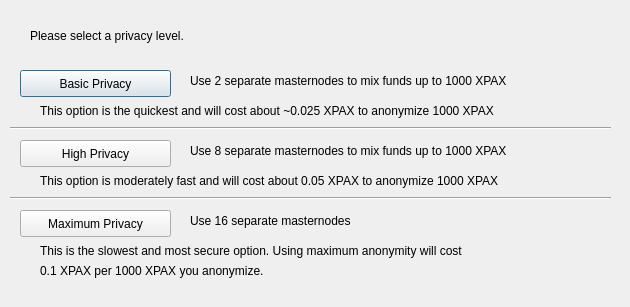
<?xml version="1.0" encoding="UTF-8"?>
<ui version="4.0">
 <class>DarksendConfig</class>
 <widget class="QDialog" name="DarksendConfig">
  <property name="geometry">
   <rect>
    <x>0</x>
    <y>0</y>
    <width>630</width>
    <height>307</height>
   </rect>
  </property>
  <property name="windowTitle">
   <string>Configure Darksend</string>
  </property>
  <widget class="QPushButton" name="buttonBasic">
   <property name="geometry">
    <rect>
     <x>20</x>
     <y>70</y>
     <width>151</width>
     <height>27</height>
    </rect>
   </property>
   <property name="text">
    <string>Basic Privacy</string>
   </property>
  </widget>
  <widget class="QPushButton" name="buttonHigh">
   <property name="geometry">
    <rect>
     <x>20</x>
     <y>140</y>
     <width>151</width>
     <height>27</height>
    </rect>
   </property>
   <property name="text">
    <string>High Privacy</string>
   </property>
  </widget>
  <widget class="QPushButton" name="buttonMax">
   <property name="geometry">
    <rect>
     <x>20</x>
     <y>210</y>
     <width>151</width>
     <height>27</height>
    </rect>
   </property>
   <property name="text">
    <string>Maximum Privacy</string>
   </property>
  </widget>
  <widget class="QLabel" name="label">
   <property name="geometry">
    <rect>
     <x>30</x>
     <y>20</y>
     <width>571</width>
     <height>31</height>
    </rect>
   </property>
   <property name="text">
    <string>Please select a privacy level.</string>
   </property>
  </widget>
  <widget class="QLabel" name="label_2">
   <property name="geometry">
    <rect>
     <x>190</x>
     <y>70</y>
     <width>421</width>
     <height>21</height>
    </rect>
   </property>
   <property name="text">
    <string>Use 2 separate masternodes to mix funds up to 1000 XPAX</string>
   </property>
  </widget>
  <widget class="QLabel" name="label_3">
   <property name="geometry">
    <rect>
     <x>190</x>
     <y>140</y>
     <width>411</width>
     <height>21</height>
    </rect>
   </property>
   <property name="text">
    <string>Use 8 separate masternodes to mix funds up to 1000 XPAX</string>
   </property>
  </widget>
  <widget class="QLabel" name="label_4">
   <property name="geometry">
    <rect>
     <x>190</x>
     <y>210</y>
     <width>421</width>
     <height>21</height>
    </rect>
   </property>
   <property name="text">
    <string>Use 16 separate masternodes</string>
   </property>
  </widget>
  <widget class="QLabel" name="label_6">
   <property name="geometry">
    <rect>
     <x>40</x>
     <y>100</y>
     <width>561</width>
     <height>21</height>
    </rect>
   </property>
   <property name="text">
    <string>This option is the quickest and will cost about ~0.025 XPAX to anonymize 1000 XPAX</string>
   </property>
  </widget>
  <widget class="QLabel" name="label_7">
   <property name="geometry">
    <rect>
     <x>40</x>
     <y>170</y>
     <width>561</width>
     <height>21</height>
    </rect>
   </property>
   <property name="text">
    <string>This option is moderately fast and will cost about 0.05 XPAX to anonymize 1000 XPAX</string>
   </property>
  </widget>
  <widget class="QLabel" name="label_8">
   <property name="geometry">
    <rect>
     <x>40</x>
     <y>240</y>
     <width>561</width>
     <height>21</height>
    </rect>
   </property>
   <property name="text">
    <string>This is the slowest and most secure option. Using maximum anonymity will cost</string>
   </property>
  </widget>
  <widget class="QLabel" name="label_9">
   <property name="geometry">
    <rect>
     <x>40</x>
     <y>260</y>
     <width>561</width>
     <height>21</height>
    </rect>
   </property>
   <property name="text">
    <string>0.1 XPAX per 1000 XPAX you anonymize.</string>
   </property>
  </widget>
  <widget class="Line" name="line">
   <property name="geometry">
    <rect>
     <x>10</x>
     <y>120</y>
     <width>601</width>
     <height>16</height>
    </rect>
   </property>
   <property name="orientation">
    <enum>Qt::Horizontal</enum>
   </property>
  </widget>
  <widget class="Line" name="line_2">
   <property name="geometry">
    <rect>
     <x>10</x>
     <y>190</y>
     <width>601</width>
     <height>16</height>
    </rect>
   </property>
   <property name="orientation">
    <enum>Qt::Horizontal</enum>
   </property>
  </widget>
 </widget>
 <resources/>
 <connections/>
</ui>
